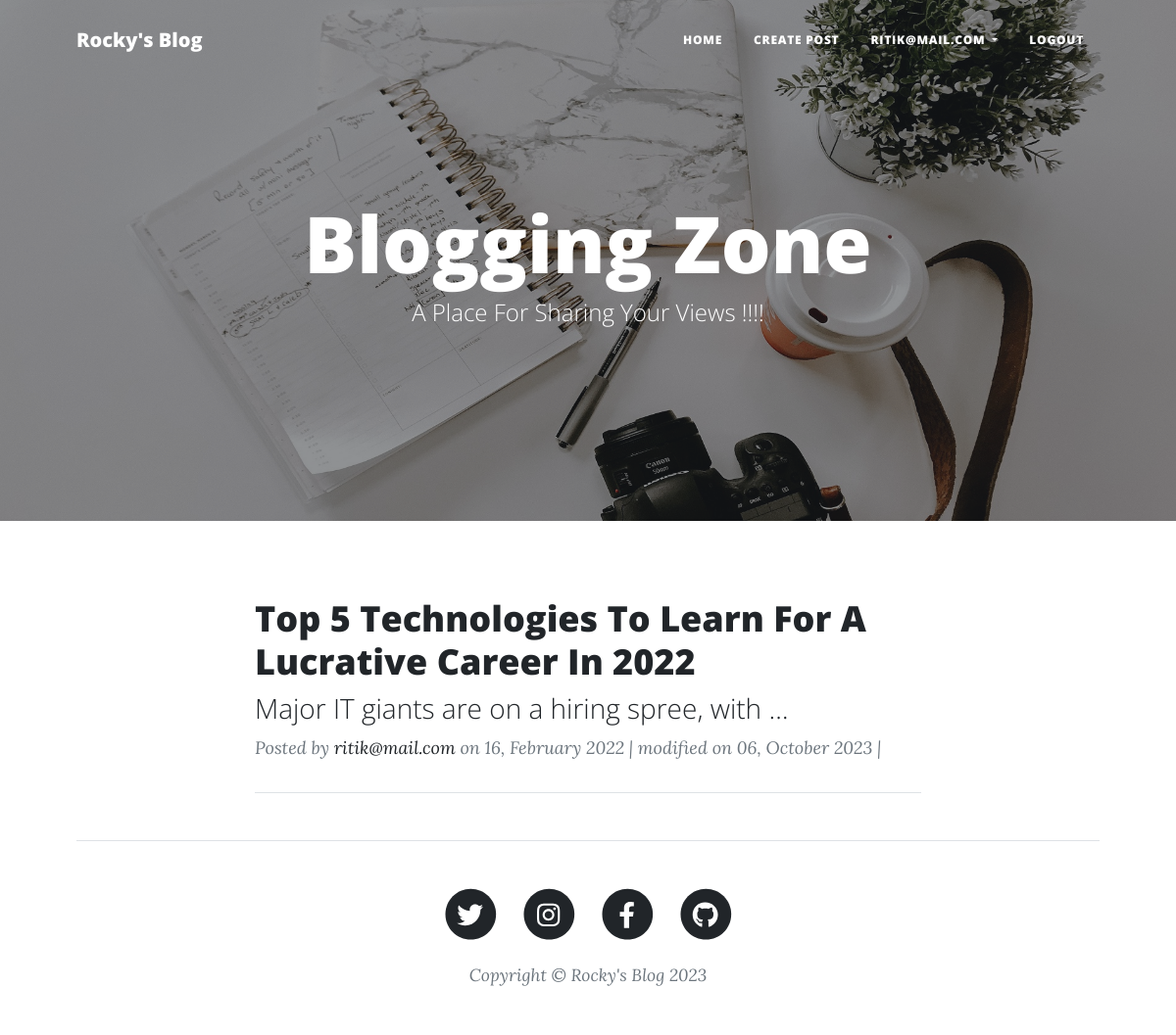
Page /my-post (signed in) on the committed database.
### accounts/models.py (models this page shows, shortened)
class CustomUser(AbstractBaseUser):
    email = models.EmailField(
        verbose_name='email address',
        max_length=255,
        unique=True,
    )
    full_name = models.CharField(max_length=250)
    dob = models.DateField(verbose_name='Date OF Birth', default= timezone.now())
    is_active = models.BooleanField(default=True)
    staff = models.BooleanField(default=False)
    admin = models.BooleanField(default=False)
    objects = CustomUserManager()
    USERNAME_FIELD = 'email'
    REQUIRED_FIELDS = [full_name, dob]
    def __str__(self):
        return self.email

### blog/models.py (models this page shows, shortened)
class Post(models.Model):
    STATUS_CHOICES = (
        ('DRAFT', 'Draft'),
        ('PUBLISHED', 'Published'),
        ('ARCHIVED','Archived')
    )
    title = models.CharField(max_length=125)
    content = RichTextField(blank=True)
    Summary = models.TextField(max_length=500, blank=True, null=True)
    slug = models.SlugField(max_length=125)
    author = models.ForeignKey(User, on_delete=models.PROTECT)
    tags = models.ManyToManyField(Tag, related_name="posts")
    status = models.CharField(max_length=12, choices=STATUS_CHOICES, default='DRAFT')
    created_at = models.DateTimeField(auto_now_add=True)
    modified_at = models.DateTimeField(auto_now=True)
    class Meta:
        ordering = ["-created_at"]

### blog/views.py (the view)
# urls.py: path("my-post", user_post, name="pub_post"),
def user_post(request, *args, **kwargs):
    posts = Post.objects.filter(author=request.user, status="PUBLISHED")
    context_data = {
        "title": "MY POSTS",
        "posts": posts,
    }
    return render(request, "blog/user_post.html", context_data)

### templates/blog/user_post.html (shortened to what this page needs)
{% extends 'base.html' %}
{% block header %}
{{block.super}}
{% endblock header %}
{% block content %}
<div class="container px-4 px-lg-5">
    <div class="row gx-4 gx-lg-5 justify-content-center">
        <div class="col-md-10 col-lg-8 col-xxl-9">
            {% for post in posts %}
              {% if request.user == post.author %}
                    <div class="post-preview">
                    <a href="{% url 'post_detail' post.pk post.slug %}">
                        <h2 class="post-title">{{post.title|title}}</h2>
                        <h3 class="post-subtitle">{{post.Summary | truncatechars:45}}</h3>
                    </a>
                    <p class="post-meta">
                        Posted by
                        <a href="{% url 'post_detail' post.pk post.slug %}">{{post.author}}</a>
                        on {{post.created_at|date:"d, F Y"}}
                        | modified on {{post.modified_at|date:"d, F Y"}}
                        |
                        </p>
                    </div>
                    <hr class="my-4" />
                    {% endif %}
                    {% empty %}
                    <h4 class="text-center">No post available right now..!!!</h4>
            {% endfor%}
    </div>
</div>
{% endblock content %}

### templates/base.html (shortened to what this page needs)
{% load static %}
<!DOCTYPE html>
<html lang="en">
<head>
    <link href="{% static 'css/styles.css' %}" rel="stylesheet" />
</head>
<body>
    <nav class="navbar navbar-expand-lg navbar-light" id="mainNav">
        <div class="container px-4 px-lg-5">
             <a class="navbar-brand" href="{% url 'home'%}">Rocky's Blog</a>
            <div class="collapse navbar-collapse" id="navbarResponsive">
                <ul class="navbar-nav ms-auto py-4 py-lg-0">
                    <li class="nav-item"><a class="nav-link px-lg-3 py-3 py-lg-4" href="{% url 'blog-home' %}">Home</a></li>
                    {% if user.is_authenticated %}
                    <li class="nav-item"><a class="nav-link px-lg-3 py-3 py-lg-4" href="{%url 'post_create' %}">Create Post</a></li>
                    <li class="nav-item dropdown">
                        <a class="nav-link px-lg-3 py-3 py-lg-4 dropdown-toggle" href="#" id="navbarDropdown" role="button" data-bs-toggle="dropdown" aria-expanded="false">
                            {{user.email}}
                        </a>
                      </li>
                    <li class="nav-item"><a class="nav-link px-lg-3 py-3 py-lg-4" href="{%url 'user_logout' %}">Logout</a></li>
                    {% endif %}
                </ul>
            </div>
        </div>
    </nav>
    {% block header %}
    <header class="masthead" style="background-image: url('/static/assets/img/home-bg.jpg')">
        <div class="container position-relative px-4 px-lg-5">
            <div class="row gx-4 gx-lg-5 justify-content-center">
                <div class="col-md-10 col-lg-8 col-xl-7">
                    <div class="site-heading">
                        <h1>Blogging Zone</h1>
                        <span class="subheading">A Place For Sharing Your Views !!!!</span>
                    </div>
                </div>
            </div>
        </div>
    </header>
    {% endblock header %}
    {% block content %}{% endblock content %}
    <footer class="border-top">
        <div class="container px-4 px-lg-5">
            <div class="row gx-4 gx-lg-5 justify-content-center">
                <div class="col-md-10 col-lg-8 col-xl-7">
                    <ul class="list-inline text-center">
                        <li class="list-inline-item">
                            <a href="https://twitter.com/RitikDhote">
                                <span class="fa-stack fa-lg">
                                    <i class="fas fa-circle fa-stack-2x"></i>
                                    <i class="fab fa-twitter fa-stack-1x fa-inverse"></i>
                                </span>
                            </a>
                        </li>
                        <li class="list-inline-item">
                            <a href="https://www.instagram.com/_r_0_c_k_y_02/">
                                <span class="fa-stack fa-lg">
                                    <i class="fas fa-circle fa-stack-2x"></i>
                                    <i class="fab fa-instagram fa-stack-1x fa-inverse"></i>
                                </span>
                            </a>
                        </li>
                        <li class="list-inline-item">
                            <a href="www.facebook.com/ritik.dhote.96">
                                <span class="fa-stack fa-lg">
                                    <i class="fas fa-circle fa-stack-2x"></i>
                                    <i class="fab fa-facebook-f fa-stack-1x fa-inverse"></i>
                                </span>
                            </a>
                        </li>
                        <li class="list-inline-item">
                            <a href="https://github.com/imRocky02">
                                <span class="fa-stack fa-lg">
                                    <i class="fas fa-circle fa-stack-2x"></i>
                                    <i class="fab fa-github fa-stack-1x fa-inverse"></i>
                                </span>
                            </a>
                        </li>
                    </ul>
                    <div class="small text-center text-muted fst-italic">Copyright &copy; Rocky's Blog 2023</div>
                </div>
            </div>
        </div>
    </footer>
</body>
</html>

### rows in the picture
CustomUser: email "RITIK@MAIL.COM"
Post: title "Top 5 Technologies To Learn For A Lucrative Career In 2022", Summary "Major IT giants are on a hiring spree, with …", author "ritik@mail.com", created_at "16, February 2022", modified_at "06, October 2023"
